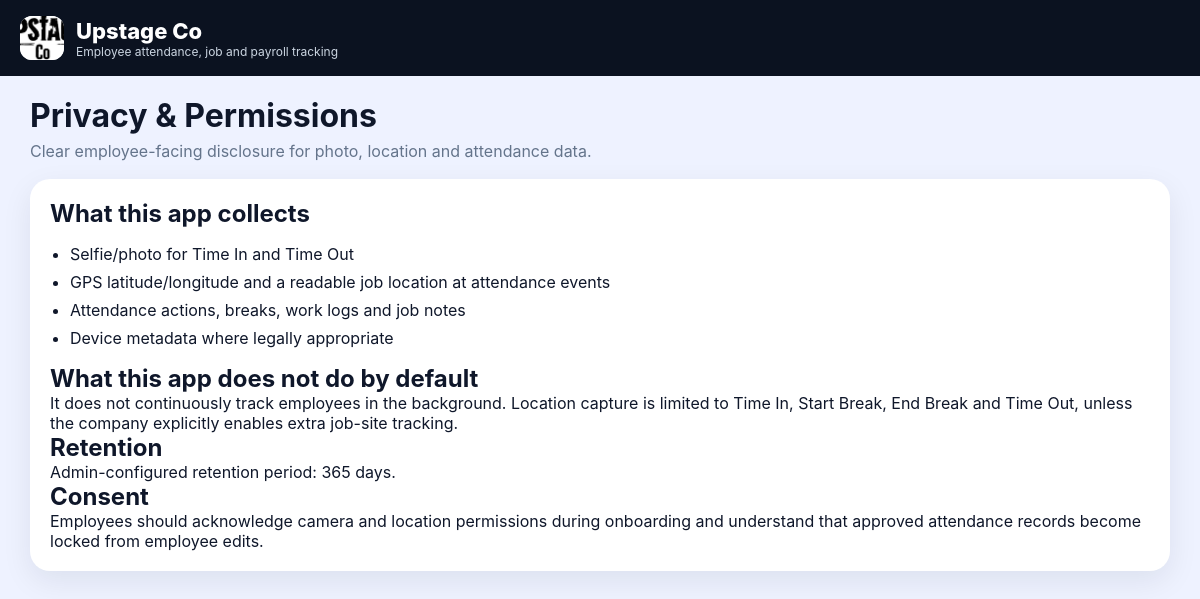
The page /privacy on the database its author committed.
### app.py (models this page shows)
class CompanySettings(db.Model):
    id = db.Column(db.Integer, primary_key=True)
    company_name = db.Column(db.String(120), default="Upstage Co")
    logo_path = db.Column(db.String(255), default="branding/upstage-company-logo.jpg")
    primary_color = db.Column(db.String(20), default="#111111")
    secondary_color = db.Column(db.String(20), default="#444444")
    timezone = db.Column(db.String(50), default="Australia/Melbourne")
    work_week = db.Column(db.String(50), default="Mon-Fri")
    standard_daily_hours = db.Column(db.Float, default=8.0)
    required_photo = db.Column(db.Boolean, default=True)
    required_gps = db.Column(db.Boolean, default=True)
    geofence_enabled = db.Column(db.Boolean, default=True)
    strict_geofence = db.Column(db.Boolean, default=False)
    geofence_name = db.Column(db.String(120), default="Upstage Workshop")
    geofence_lat = db.Column(db.Float, default=-37.8136)
    geofence_lng = db.Column(db.Float, default=144.9631)
    geofence_radius_m = db.Column(db.Float, default=200.0)
    late_threshold_minutes = db.Column(db.Integer, default=10)
    overtime_threshold_hours = db.Column(db.Float, default=8.0)
    paid_break_minutes = db.Column(db.Integer, default=20)
    unpaid_break_minutes = db.Column(db.Integer, default=30)
    allow_gallery_upload = db.Column(db.Boolean, default=False)
    retention_days = db.Column(db.Integer, default=365)
    enable_break_photo = db.Column(db.Boolean, default=False)

### app.py (the view)
@app.route("/privacy")
def privacy_page():
    settings = CompanySettings.query.first()
    return render_template("privacy.html", settings=settings)

### app.py (called while the page is built)
@app.context_processor
def inject_helpers():
    settings = CompanySettings.query.first()
    return {"current_user": current_user, "company_settings": settings}

### templates/privacy.html
{% extends 'base.html' %}
{% block content %}
<div class="page-title"><h1>Privacy & Permissions</h1><p>Clear employee-facing disclosure for photo, location and attendance data.</p></div>
<div class="card prose">
  <h2>What this app collects</h2>
  <ul>
    <li>Selfie/photo for Time In and Time Out</li>
    <li>GPS latitude/longitude and a readable job location at attendance events</li>
    <li>Attendance actions, breaks, work logs and job notes</li>
    <li>Device metadata where legally appropriate</li>
  </ul>
  <h2>What this app does not do by default</h2>
  <p>It does not continuously track employees in the background. Location capture is limited to Time In, Start Break, End Break and Time Out, unless the company explicitly enables extra job-site tracking.</p>
  <h2>Retention</h2>
  <p>Admin-configured retention period: {{ settings.retention_days if settings else 365 }} days.</p>
  <h2>Consent</h2>
  <p>Employees should acknowledge camera and location permissions during onboarding and understand that approved attendance records become locked from employee edits.</p>
</div>
{% endblock %}

### templates/base.html (shortened to what this page needs)
<!doctype html>
<html lang="en">
<head>
  <link rel="stylesheet" href="{{ url_for('static', filename='css/styles.css') }}">
</head>
<body>
  <header class="topbar">
    <div>
      <div class="brand-row">
        <img class="brand-logo" src="{{ url_for('static', filename=(company_settings.logo_path if company_settings and company_settings.logo_path else 'branding/upstage-logo.png')) }}" alt="Company logo">
        <div>
          <div class="brand">{{ company_settings.company_name if company_settings else 'Upstage Time' }}</div>
          <div class="subtitle">Employee attendance, job and payroll tracking</div>
        </div>
      </div>
    </div>
  </header>
  <main class="container">
    {% block content %}{% endblock %}
  </main>
</body>
</html>

### static/css/styles.css (style rules this page uses)
:root { --bg:#0b1220; --card:#ffffff; --muted:#64748b; --text:#0f172a; --line:#e2e8f0; --primary:#2563eb; --secondary:#0ea5a4; --danger:#dc2626; --surface:#f8fafc; }
* { box-sizing:border-box }
body { margin:0;font-family:Inter,Arial,sans-serif;background:#eef2ff;color:var(--text) }
h1,h2,h3,p { margin:0 }
img { max-width:100%;display:block }
.topbar { background:var(--bg);color:#fff;padding:16px 20px;display:flex;justify-content:space-between;gap:20px;align-items:center;position:sticky;top:0;z-index:10 }
.brand-row { display:flex;align-items:center;gap:12px }
.brand-logo { width:44px;height:44px;border-radius:12px;object-fit:cover;background:#fff }
.brand { font-size:22px;font-weight:800 }
.subtitle { font-size:12px;color:#cbd5e1 }
.container { max-width:1180px;margin:0 auto;padding:20px }
.card,.login-card { background:var(--card);border-radius:20px;padding:20px;box-shadow:0 10px 30px rgba(15,23,42,.08);margin-bottom:18px }
.page-title { margin-bottom:18px }
.page-title p { color:var(--muted);margin-top:6px }
.prose ul { padding-left:20px }
.prose li { margin:8px 0 }

### rows shown on the page
CompanySettings: logo_path (picture), company_name "Upstage Co", retention_days "365"
